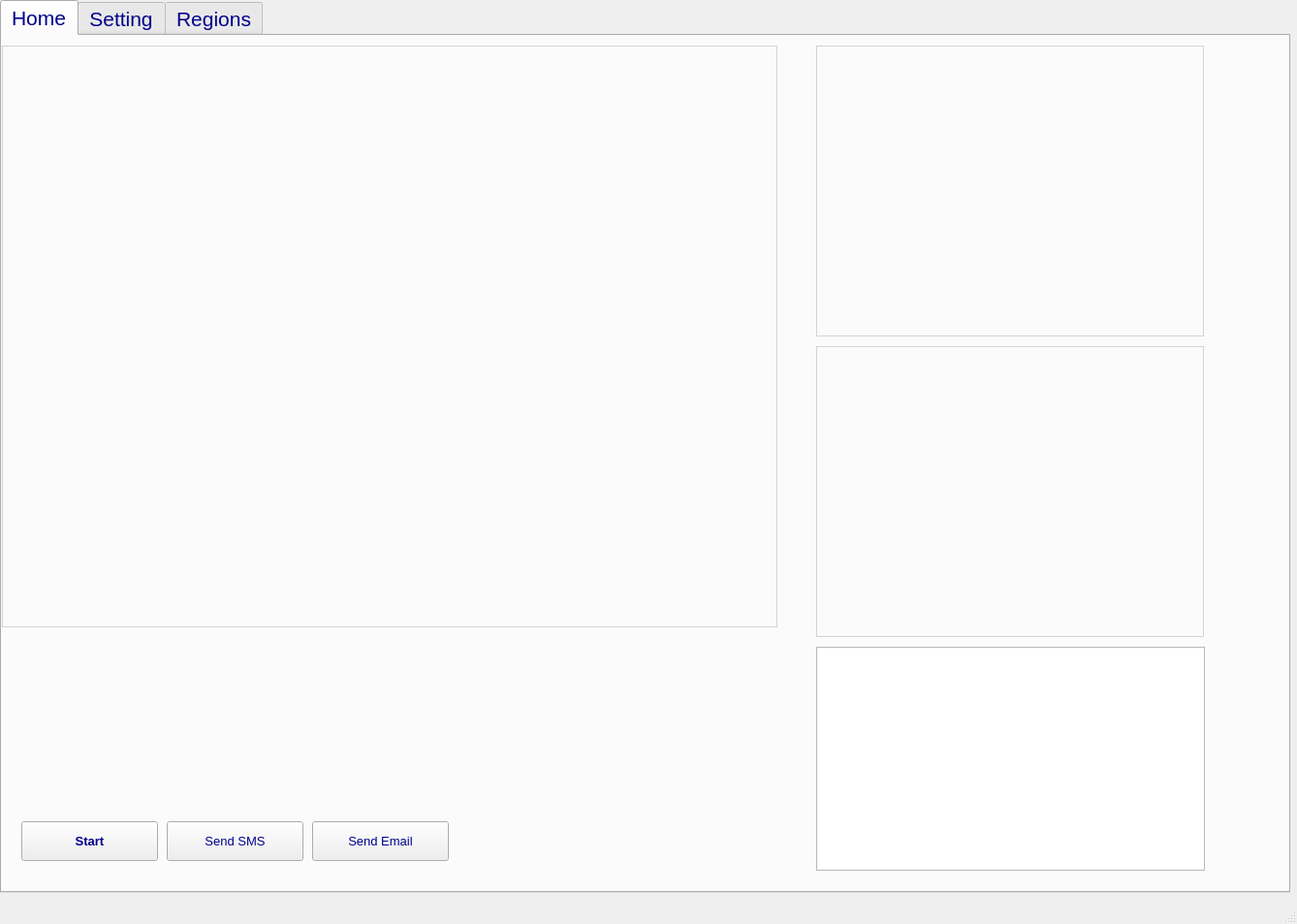
<?xml version="1.0" encoding="UTF-8"?>
<ui version="4.0">
 <class>MainWindow</class>
 <widget class="QMainWindow" name="MainWindow">
  <property name="geometry">
   <rect>
    <x>0</x>
    <y>0</y>
    <width>1338</width>
    <height>953</height>
   </rect>
  </property>
  <property name="windowTitle">
   <string>Forest Fire Detector - Radhakrishnan r</string>
  </property>
  <property name="windowIcon">
   <iconset>
    <normaloff>tree.png</normaloff>tree.png</iconset>
  </property>
  <widget class="QWidget" name="centralwidget">
   <widget class="QTabWidget" name="sekmeler">
    <property name="geometry">
     <rect>
      <x>0</x>
      <y>0</y>
      <width>1331</width>
      <height>921</height>
     </rect>
    </property>
    <property name="font">
     <font>
      <family>Arial</family>
      <pointsize>16</pointsize>
      <weight>50</weight>
      <bold>false</bold>
     </font>
    </property>
    <property name="styleSheet">
     <string notr="true">color:rgb(0, 0, 139)</string>
    </property>
    <property name="currentIndex">
     <number>0</number>
    </property>
    <widget class="QWidget" name="algilama_sekmesi">
     <attribute name="title">
      <string>Home</string>
     </attribute>
     <widget class="QPushButton" name="algilama_butonu">
      <property name="geometry">
       <rect>
        <x>20</x>
        <y>810</y>
        <width>141</width>
        <height>41</height>
       </rect>
      </property>
      <property name="font">
       <font>
        <family>Arial</family>
        <pointsize>10</pointsize>
        <weight>75</weight>
        <bold>true</bold>
       </font>
      </property>
      <property name="text">
       <string>Start</string>
      </property>
     </widget>
     <widget class="QLabel" name="resim_label">
      <property name="geometry">
       <rect>
        <x>0</x>
        <y>10</y>
        <width>800</width>
        <height>600</height>
       </rect>
      </property>
      <property name="styleSheet">
       <string notr="true">border: 1px solid lightgray;
</string>
      </property>
      <property name="frameShadow">
       <enum>QFrame::Plain</enum>
      </property>
      <property name="text">
       <string/>
      </property>
      <property name="scaledContents">
       <bool>true</bool>
      </property>
     </widget>
     <widget class="QLabel" name="resim_label2">
      <property name="geometry">
       <rect>
        <x>840</x>
        <y>10</y>
        <width>400</width>
        <height>300</height>
       </rect>
      </property>
      <property name="styleSheet">
       <string notr="true">border: 1px solid lightgray</string>
      </property>
      <property name="text">
       <string/>
      </property>
      <property name="scaledContents">
       <bool>true</bool>
      </property>
     </widget>
     <widget class="QPlainTextEdit" name="konsol">
      <property name="geometry">
       <rect>
        <x>840</x>
        <y>630</y>
        <width>401</width>
        <height>231</height>
       </rect>
      </property>
      <property name="font">
       <font>
        <family>Calibri Light</family>
        <pointsize>9</pointsize>
       </font>
      </property>
      <property name="styleSheet">
       <string notr="true">color:red</string>
      </property>
     </widget>
     <widget class="QPushButton" name="mail_butonu">
      <property name="geometry">
       <rect>
        <x>320</x>
        <y>810</y>
        <width>141</width>
        <height>41</height>
       </rect>
      </property>
      <property name="font">
       <font>
        <family>Arial</family>
        <pointsize>10</pointsize>
        <weight>50</weight>
        <bold>false</bold>
       </font>
      </property>
      <property name="text">
       <string>Send Email</string>
      </property>
     </widget>
     <widget class="QLabel" name="resim_label3">
      <property name="geometry">
       <rect>
        <x>840</x>
        <y>320</y>
        <width>400</width>
        <height>300</height>
       </rect>
      </property>
      <property name="styleSheet">
       <string notr="true">border: 1px solid lightgray</string>
      </property>
      <property name="lineWidth">
       <number>1</number>
      </property>
      <property name="text">
       <string/>
      </property>
      <property name="scaledContents">
       <bool>true</bool>
      </property>
     </widget>
     <widget class="QPushButton" name="sms_butonu">
      <property name="geometry">
       <rect>
        <x>170</x>
        <y>810</y>
        <width>141</width>
        <height>41</height>
       </rect>
      </property>
      <property name="font">
       <font>
        <family>Arial</family>
        <pointsize>10</pointsize>
        <weight>50</weight>
        <bold>false</bold>
       </font>
      </property>
      <property name="text">
       <string>Send SMS</string>
      </property>
     </widget>
    </widget>
    <widget class="QWidget" name="ayarlar_sekmesi">
     <attribute name="title">
      <string>Setting</string>
     </attribute>
     <widget class="QLabel" name="label">
      <property name="geometry">
       <rect>
        <x>0</x>
        <y>0</y>
        <width>221</width>
        <height>31</height>
       </rect>
      </property>
      <property name="text">
       <string>User ID:</string>
      </property>
     </widget>
     <widget class="QLabel" name="label_2">
      <property name="geometry">
       <rect>
        <x>0</x>
        <y>70</y>
        <width>221</width>
        <height>31</height>
       </rect>
      </property>
      <property name="text">
       <string>User Contact No:</string>
      </property>
     </widget>
     <widget class="QLabel" name="label_3">
      <property name="geometry">
       <rect>
        <x>0</x>
        <y>140</y>
        <width>221</width>
        <height>31</height>
       </rect>
      </property>
      <property name="text">
       <string>User Email ID</string>
      </property>
     </widget>
     <widget class="QPushButton" name="yetkili_kaydet_butonu">
      <property name="geometry">
       <rect>
        <x>20</x>
        <y>220</y>
        <width>93</width>
        <height>28</height>
       </rect>
      </property>
      <property name="text">
       <string>save</string>
      </property>
     </widget>
     <widget class="QPlainTextEdit" name="konsol_ayarlar">
      <property name="geometry">
       <rect>
        <x>930</x>
        <y>630</y>
        <width>401</width>
        <height>231</height>
       </rect>
      </property>
      <property name="font">
       <font>
        <family>Calibri Light</family>
        <pointsize>9</pointsize>
       </font>
      </property>
      <property name="styleSheet">
       <string notr="true">color:red</string>
      </property>
     </widget>
     <widget class="QLineEdit" name="yetkili_adi_text">
      <property name="geometry">
       <rect>
        <x>0</x>
        <y>30</y>
        <width>221</width>
        <height>31</height>
       </rect>
      </property>
     </widget>
     <widget class="QLineEdit" name="yetkili_cep_telefonu_text">
      <property name="geometry">
       <rect>
        <x>0</x>
        <y>100</y>
        <width>221</width>
        <height>31</height>
       </rect>
      </property>
     </widget>
     <widget class="QLineEdit" name="yetkili_mail_adresi_text">
      <property name="geometry">
       <rect>
        <x>0</x>
        <y>170</y>
        <width>221</width>
        <height>31</height>
       </rect>
      </property>
     </widget>
     <widget class="QPushButton" name="yetkili_duzenle_butonu">
      <property name="geometry">
       <rect>
        <x>150</x>
        <y>220</y>
        <width>93</width>
        <height>28</height>
       </rect>
      </property>
      <property name="text">
       <string>Edit</string>
      </property>
     </widget>
     <widget class="QTableWidget" name="yetkili_table_widget">
      <property name="geometry">
       <rect>
        <x>0</x>
        <y>250</y>
        <width>531</width>
        <height>341</height>
       </rect>
      </property>
      <property name="editTriggers">
       <set>QAbstractItemView::AnyKeyPressed|QAbstractItemView::CurrentChanged|QAbstractItemView::DoubleClicked|QAbstractItemView::EditKeyPressed</set>
      </property>
      <column>
       <property name="text">
        <string>ID</string>
       </property>
      </column>
      <column>
       <property name="text">
        <string>User Name</string>
       </property>
      </column>
      <column>
       <property name="text">
        <string>User Id</string>
       </property>
      </column>
      <column>
       <property name="text">
        <string>E-Mail Id</string>
       </property>
      </column>
     </widget>
    </widget>
    <widget class="QWidget" name="bolgeler_sekmesi">
     <attribute name="title">
      <string>Regions</string>
     </attribute>
    </widget>
   </widget>
  </widget>
  <widget class="QMenuBar" name="menubar">
   <property name="geometry">
    <rect>
     <x>0</x>
     <y>0</y>
     <width>1338</width>
     <height>26</height>
    </rect>
   </property>
  </widget>
  <widget class="QStatusBar" name="statusbar"/>
 </widget>
 <resources/>
 <connections/>
</ui>
